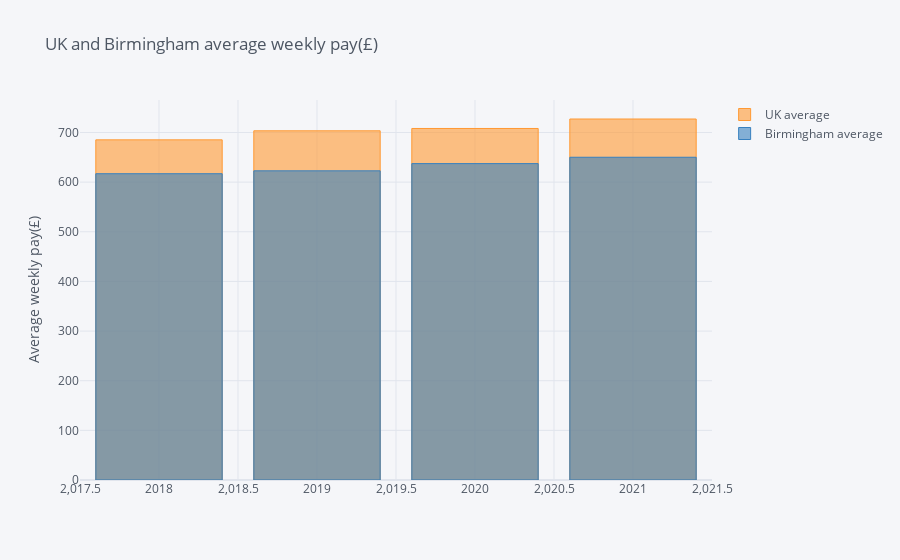

Source (notebook cell):
### Code cell
df[['UK average', 'Birmingham average']].\
                                iplot(kind='bar', barmode='overlay',
                                      yTitle = 'Average weekly pay(£)',
                                     title='UK and Birmingham average weekly pay(£)')

### Figure 1 — Plotly figure (JSON) as saved in the notebook; plotly's stock layout.template omitted (floating-point values rounded to 4 significant figures)
{"data": [{"marker": {"color": "rgba(255, 153, 51, 0.6)", "line": {"color": "rgba(255, 153, 51, 1.0)", "width": 1}}, "name": "UK average", "orientation": "v", "text": "", "type": "bar", "x": [2018, 2019, 2020, 2021], "y": [685.2, 703.4, 708.1, 727.2]}, {"marker": {"color": "rgba(55, 128, 191, 0.6)", "line": {"color": "rgba(55, 128, 191, 1.0)", "width": 1}}, "name": "Birmingham average", "orientation": "v", "text": "", "type": "bar", "x": [2018, 2019, 2020, 2021], "y": [617.0, 622.8, 637.3, 650.1]}], "layout": {"barmode": "overlay", "legend": {"bgcolor": "#F5F6F9", "font": {"color": "#4D5663"}}, "paper_bgcolor": "#F5F6F9", "plot_bgcolor": "#F5F6F9", "title": {"font": {"color": "#4D5663"}, "text": "UK and Birmingham average weekly pay(£)"}, "xaxis": {"gridcolor": "#E1E5ED", "showgrid": true, "tickfont": {"color": "#4D5663"}, "title": {"font": {"color": "#4D5663"}, "text": ""}, "zerolinecolor": "#E1E5ED"}, "yaxis": {"gridcolor": "#E1E5ED", "showgrid": true, "tickfont": {"color": "#4D5663"}, "title": {"font": {"color": "#4D5663"}, "text": "Average weekly pay(£)"}, "zerolinecolor": "#E1E5ED"}}}
